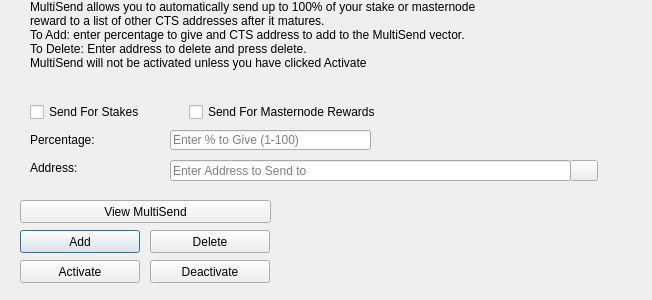
<?xml version="1.0" encoding="UTF-8"?>
<ui version="4.0">
 <class>MultiSendDialog</class>
 <widget class="QDialog" name="MultiSendDialog">
  <property name="windowModality">
   <enum>Qt::NonModal</enum>
  </property>
  <property name="geometry">
   <rect>
    <x>0</x>
    <y>0</y>
    <width>652</width>
    <height>300</height>
   </rect>
  </property>
  <property name="windowTitle">
   <string>MultiSend</string>
  </property>
  <widget class="QLineEdit" name="multiSendPercentEdit">
   <property name="geometry">
    <rect>
     <x>170</x>
     <y>130</y>
     <width>201</width>
     <height>20</height>
    </rect>
   </property>
   <property name="toolTip">
    <string>Enter whole numbers 1 - 100</string>
   </property>
   <property name="placeholderText">
    <string>Enter % to Give (1-100)</string>
   </property>
  </widget>
  <widget class="QLineEdit" name="multiSendAddressEdit">
   <property name="geometry">
    <rect>
     <x>170</x>
     <y>160</y>
     <width>401</width>
     <height>21</height>
    </rect>
   </property>
   <property name="toolTip">
    <string/>
   </property>
   <property name="placeholderText">
    <string>Enter Address to Send to</string>
   </property>
  </widget>
  <widget class="QLabel" name="label_2">
   <property name="geometry">
    <rect>
     <x>30</x>
     <y>0</y>
     <width>451</width>
     <height>121</height>
    </rect>
   </property>
   <property name="lineWidth">
    <number>1</number>
   </property>
   <property name="text">
    <string>MultiSend allows you to automatically send up to 100% of your stake or masternode reward to a list of other CTS addresses after it matures.
To Add: enter percentage to give and CTS address to add to the MultiSend vector.
To Delete: Enter address to delete and press delete.
MultiSend will not be activated unless you have clicked Activate</string>
   </property>
   <property name="alignment">
    <set>Qt::AlignLeading|Qt::AlignLeft|Qt::AlignTop</set>
   </property>
   <property name="wordWrap">
    <bool>true</bool>
   </property>
  </widget>
  <widget class="QLabel" name="message">
   <property name="geometry">
    <rect>
     <x>290</x>
     <y>200</y>
     <width>351</width>
     <height>91</height>
    </rect>
   </property>
   <property name="text">
    <string/>
   </property>
  </widget>
  <widget class="QPushButton" name="addButton">
   <property name="geometry">
    <rect>
     <x>20</x>
     <y>230</y>
     <width>120</width>
     <height>23</height>
    </rect>
   </property>
   <property name="toolTip">
    <string/>
   </property>
   <property name="statusTip">
    <string>Add to MultiSend Vector</string>
   </property>
   <property name="text">
    <string>Add</string>
   </property>
  </widget>
  <widget class="QPushButton" name="disableButton">
   <property name="geometry">
    <rect>
     <x>150</x>
     <y>260</y>
     <width>120</width>
     <height>23</height>
    </rect>
   </property>
   <property name="statusTip">
    <string>Deactivate MultiSend</string>
   </property>
   <property name="text">
    <string>Deactivate</string>
   </property>
  </widget>
  <widget class="QPushButton" name="addressBookButton">
   <property name="geometry">
    <rect>
     <x>570</x>
     <y>160</y>
     <width>28</width>
     <height>21</height>
    </rect>
   </property>
   <property name="toolTip">
    <string>Choose an address from the address book</string>
   </property>
   <property name="text">
    <string/>
   </property>
   <property name="icon">
    <iconset resource="../cts.qrc">
     <normaloff>:/icons/address-book</normaloff>:/icons/address-book</iconset>
   </property>
   <property name="shortcut">
    <string>Alt+A</string>
   </property>
   <property name="autoDefault">
    <bool>false</bool>
   </property>
  </widget>
  <widget class="QLabel" name="label">
   <property name="geometry">
    <rect>
     <x>30</x>
     <y>130</y>
     <width>121</width>
     <height>20</height>
    </rect>
   </property>
   <property name="toolTip">
    <string>Percentage of stake to send</string>
   </property>
   <property name="text">
    <string>Percentage:</string>
   </property>
  </widget>
  <widget class="QLabel" name="label_5">
   <property name="geometry">
    <rect>
     <x>30</x>
     <y>160</y>
     <width>111</width>
     <height>16</height>
    </rect>
   </property>
   <property name="toolTip">
    <string>Address to send portion of stake to</string>
   </property>
   <property name="text">
    <string>Address:</string>
   </property>
  </widget>
  <widget class="QPushButton" name="deleteButton">
   <property name="geometry">
    <rect>
     <x>150</x>
     <y>230</y>
     <width>120</width>
     <height>23</height>
    </rect>
   </property>
   <property name="toolTip">
    <string/>
   </property>
   <property name="statusTip">
    <string>Delete Address From MultiSend Vector</string>
   </property>
   <property name="text">
    <string>Delete</string>
   </property>
  </widget>
  <widget class="QPushButton" name="activateButton">
   <property name="geometry">
    <rect>
     <x>20</x>
     <y>260</y>
     <width>120</width>
     <height>23</height>
    </rect>
   </property>
   <property name="statusTip">
    <string>Activate MultiSend</string>
   </property>
   <property name="text">
    <string>Activate</string>
   </property>
  </widget>
  <widget class="QPushButton" name="viewButton">
   <property name="geometry">
    <rect>
     <x>20</x>
     <y>200</y>
     <width>251</width>
     <height>23</height>
    </rect>
   </property>
   <property name="toolTip">
    <string/>
   </property>
   <property name="statusTip">
    <string>View MultiSend Vector</string>
   </property>
   <property name="text">
    <string>View MultiSend</string>
   </property>
  </widget>
  <widget class="QWidget" name="horizontalLayoutWidget">
   <property name="geometry">
    <rect>
     <x>30</x>
     <y>100</y>
     <width>351</width>
     <height>24</height>
    </rect>
   </property>
   <layout class="QHBoxLayout" name="horizontalLayout">
    <item>
     <widget class="QCheckBox" name="multiSendStakeCheckBox">
      <property name="text">
       <string>Send For Stakes</string>
      </property>
     </widget>
    </item>
    <item>
     <widget class="QCheckBox" name="multiSendMasternodeCheckBox">
      <property name="text">
       <string>Send For Masternode Rewards</string>
      </property>
     </widget>
    </item>
   </layout>
  </widget>
 </widget>
 <resources>
  <include location="../cts.qrc"/>
 </resources>
 <connections/>
</ui>
